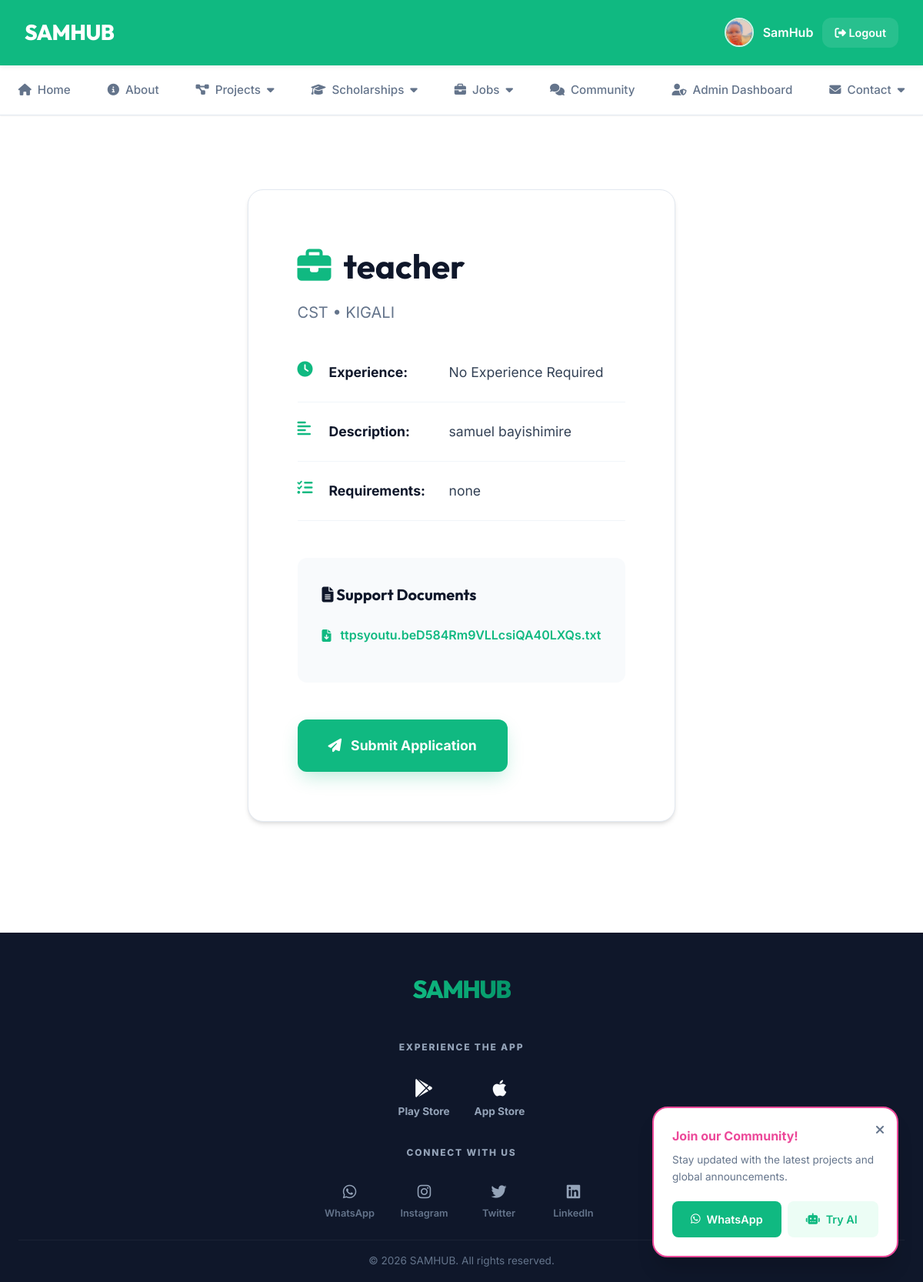
Screenshot of /jobs/2/ (signed in) with the database file from the repository.
### Login_System/models.py (models this page shows, shortened)
class User(AbstractUser):
    email = models.EmailField(max_length=50, unique=True)
    image = models.ImageField(upload_to='profile_pics', default='default.jpg')
    sex = models.CharField(max_length=10, blank=True, null=True)
    phone = models.CharField(max_length=50, blank=True, null=True)
    year = models.CharField(max_length=50, blank=True, null=True)
    address = models.CharField(max_length=255, blank=True, null=True)
    date_of_birth = models.DateField(blank=True, null=True)
    qualification = models.CharField(max_length=50, blank=True, null=True)
    experience = models.CharField(max_length=50, blank=True, null=True)
    User_type = (
        ('Admin', 'Admin'),
        ('User', 'User'),
        ('Student', 'Student'),
    )
    user_type = models.CharField(max_length=50, choices=User_type, default='User')
    is_approved = models.BooleanField(default=False)
    is_disabled = models.BooleanField(default=False)
    first_login = models.BooleanField(default=True)
    created_at = models.DateTimeField(auto_now_add=True)
    updated_at = models.DateTimeField(auto_now=True)

### Job_Opportunity/models.py (models this page shows, shortened)
class Job(models.Model):
    title = models.CharField(max_length=200)
    company = models.CharField(max_length=150)
    location = models.CharField(max_length=150)
    description = models.TextField()
    requirements = models.TextField()
    posted_at = models.DateTimeField(default=timezone.now)
    deadline = models.DateTimeField(null=True, blank=True)
    require_cover_letter = models.BooleanField(default=False)
    require_resume = models.BooleanField(default=True)
    image = models.ImageField(upload_to='job_images/', blank=True, null=True)
    posted_by = models.ForeignKey(
        settings.AUTH_USER_MODEL, on_delete=models.CASCADE, related_name='posted_jobs'
    )
    support_document = models.FileField(upload_to='job_docs/', blank=True, null=True)
    EXPERIENCE_CHOICES = [
        ('YES', 'Experience Required'),
        ('NO', 'No Experience Required'),
    ]
    experience_required = models.CharField(max_length=3, choices=EXPERIENCE_CHOICES, default='NO')

class JobDocument(models.Model):
    job = models.ForeignKey(Job, on_delete=models.CASCADE, related_name='documents')
    file = models.FileField(upload_to='job_docs/')

### Job_Opportunity/views.py (the view)
# urls.py: path('jobs/<int:job_id>/', views.job_detail, name='job_detail'),
def job_detail(request, job_id):
    job = get_object_or_404(Job, id=job_id)
    return render(request, 'Job_Opportunity/job_detail.html', {'job': job})

### templates/Job_Opportunity/job_detail.html (shortened to what this page needs)
{% extends "Login_System/base.html" %}
{% load static %}
{% block content %}
<div class="job-container">
    <div class="job-info-card">
        <h1><i class="fas fa-briefcase"></i> {{ job.title }}</h1>
        <p style="color: var(--text-muted); font-size: 1.25rem; margin-top: -1.5rem; margin-bottom: 3rem;">
            {{ job.company }} &bull; {{ job.location }}
        </p>
        <div class="job-details">
            <div class="detail-item">
                <i class="fas fa-clock"></i>
                <strong>Experience:</strong>
                <span>
                    {% if job.experience_required == "YES" %}
                    Experience Required
                    {% else %}
                    No Experience Required
                    {% endif %}
                </span>
            </div>
            <div class="detail-item">
                <i class="fas fa-align-left"></i>
                <strong>Description:</strong>
                <span>{{ job.description }}</span>
            </div>
            <div class="detail-item">
                <i class="fas fa-tasks"></i>
                <strong>Requirements:</strong>
                <span>{{ job.requirements }}</span>
            </div>
        </div>
        {% if job.support_document or job.documents.all %}
        <div class="documents-section">
            <h3><i class="fas fa-file-alt"></i> Support Documents</h3>
            {% for doc in job.documents.all %}
            {% if user.is_authenticated %}
            <a href="{{ doc.file.url }}" class="doc-link">
                <i class="fas fa-file-download"></i> {{ doc.file.name|slice:"10:" }}
            </a>
            {% else %}
            <div class="auth-notice">Please <a href="{% url 'Login' %}">login</a> to download support documents.</div>
            {% endif %}
            {% endfor %}
        </div>
        {% endif %}
        {% if user.is_authenticated %}
        <a href="{% url 'apply_job' job.id %}" class="btn-apply">
            <i class="fas fa-paper-plane"></i> Submit Application
        </a>
        {% else %}
        <div class="auth-notice" style="margin-top: 3rem;">
            <i class="fas fa-lock"></i> Please <a href="{% url 'Login' %}">login</a> to apply for this position.
        </div>
        {% endif %}
    </div>
</div>
{% endblock %}

### templates/Login_System/base.html (shortened to what this page needs)
{% load static %}
<!DOCTYPE html>
<html lang="en">
<head>
    <link rel="stylesheet" href="https://cdnjs.cloudflare.com/ajax/libs/font-awesome/6.5.0/css/all.min.css">
    <link rel="stylesheet" href="{% static 'css/style.css' %}">
</head>
<body>
    <header>
        <h1>SAMHUB</h1>
        <div class="user-actions">
            {% if user.is_authenticated %}
            <div class="user-profile">
                <img src="{{ user.image.url }}" alt="{{ user.username }}">
                <span style="font-weight: 600;">{{ user.username }}</span>
                <a href="{% url 'logout' %}"><i class="fas fa-sign-out-alt"></i> Logout</a>
            </div>
            {% else %}
            <div class="user-profile">
                <a href="{% url 'Login' %}">Login</a>
                <a href="{% url 'register' %}" class="btn btn-primary"
                    style="color: white; padding: 0.5rem 1.25rem;">Register</a>
            </div>
            {% endif %}
        </div>
    </header>
    <nav>
        <a href="{% url 'home' %}" class="{% if request.resolver_match.url_name == 'home' %}active{% endif %}">
            <i class="fas fa-home"></i> Home
        </a>
        <a href="{% url 'about' %}" class="{% if request.resolver_match.url_name == 'about' %}active{% endif %}">
            <i class="fas fa-info-circle"></i> About
        </a>
        <div class="nav-item">
            <a href="#"><i class="fas fa-project-diagram"></i> Projects <i class="fas fa-caret-down"></i></a>
        </div>
        <div class="nav-item">
            <a href="#"><i class="fas fa-graduation-cap"></i> Scholarships <i class="fas fa-caret-down"></i></a>
        </div>
        <div class="nav-item">
            <a href="#"><i class="fas fa-briefcase"></i> Jobs <i class="fas fa-caret-down"></i></a>
        </div>
        <a href="{% url 'chat_room' %}"
            class="{% if request.resolver_match.url_name == 'chat_room' %}active{% endif %}">
            <i class="fas fa-comments"></i> Community
        </a>
        {% if user.is_authenticated %}
        {% if user.user_type == 'Student' %}
        <a href="{% url 'student_dashboard' %}"
            class="{% if request.resolver_match.url_name == 'student_dashboard' %}active{% endif %}">
            <i class="fas fa-user-graduate"></i> Student Dashboard
        </a>
        {% elif user.user_type == 'Admin' or user.is_superuser %}
        <a href="{% url 'dashboard_admin' %}"
            class="{% if request.resolver_match.url_name == 'dashboard_admin' %}active{% endif %}">
            <i class="fas fa-user-shield"></i> Admin Dashboard
        </a>
        {% endif %}
        {% endif %}
        <div class="nav-item contact-link">
            <a href="#"><i class="fas fa-envelope"></i> Contact <i class="fas fa-caret-down"></i></a>
        </div>
    </nav>
    {% if user.is_authenticated %}
    <div id="popup-notification" class="popup-notification">
        <h4 style="color: var(--secondary); margin-bottom: 0.5rem;">Join our Community!</h4>
        <p style="font-size: 0.85rem; color: var(--text-muted); margin-bottom: 1.25rem;">Stay updated with the latest
            projects and global announcements.</p>
        <div style="display: flex; gap: 0.5rem;">
            <a href="{% url 'chat_room' %}" target="_blank" class="btn btn-primary"
                style="flex: 1; background: var(--accent); border-radius: 0.5rem;">
                <i class="fab fa-whatsapp"></i> WhatsApp
            </a>
            <a href="{% url 'ai_chat_room' %}" class="btn btn-ghost" style="flex: 1; border-radius: 0.5rem;">
                <i class="fas fa-robot"></i> Try AI
            </a>
        </div>
        <span id="popup-close" class="popup-close"><i class="fas fa-times"></i></span>
    </div>
    {% endif %}
    <main class="page-wrapper">
        {% block content %}{% endblock %}
    </main>
    <footer class="minimal-footer">
        <div class="footer-core">
            <h2 class="footer-logo">SAMHUB</h2>
            <div class="footer-label">EXPERIENCE THE APP</div>
            <div class="footer-store-badges">
                <a href="#" class="store-item">
                    <i class="fab fa-google-play"></i>
                    <span>Play Store</span>
                </a>
                <a href="#" class="store-item">
                    <i class="fab fa-apple"></i>
                    <span>App Store</span>
                </a>
            </div>
            <div class="footer-label">CONNECT WITH US</div>
            <div class="social-grid">
                <a href="#" class="social-item">
                    <i class="fab fa-whatsapp"></i>
                    <span>WhatsApp</span>
                </a>
                <a href="#" class="social-item">
                    <i class="fab fa-instagram"></i>
                    <span>Instagram</span>
                </a>
                <a href="#" class="social-item">
                    <i class="fab fa-twitter"></i>
                    <span>Twitter</span>
                </a>
                <a href="#" class="social-item">
                    <i class="fab fa-linkedin"></i>
                    <span>LinkedIn</span>
                </a>
            </div>
        </div>
        <div class="footer-bottom-text">
            <p>&copy; 2026 SAMHUB. All rights reserved.</p>
        </div>
    </footer>
</body>
</html>

### static/css/style.css (style rules this page uses)
:root { --primary: #10B981; --primary-hover: #059669; --primary-light: #ecfdf5; --secondary: #EC4899; --accent: #10B981; --background: #FFFFFF; --surface: #FFFFFF; --text-main: #0F172A; --text-muted: #64748B; --border: #E2E8F0; --shadow-sm: 0 1px 2px 0 rgba(0, 0, 0, 0.05); --shadow-md: 0 4px 6px -1px rgba(0, 0, 0, 0.1), 0 2px 4px -1px rgba(0, 0, 0, 0.06); --shadow-lg: 0 10px 15px -3px rgba(0, 0, 0, 0.1), 0 4px 6px -2px rgba(0, 0, 0, 0.05); --radius-md: 0.75rem; --radius-lg: 1.25rem; }
html { scroll-behavior: smooth; }
* { margin: 0; padding: 0; box-sizing: border-box; font-family: 'Inter', 'Roboto', sans-serif; }
body { background-color: #FFFFFF; background: #FFFFFF; color: var(--text-main); line-height: 1.6; min-height: 100vh; }
header { background: var(--primary); color: white; padding: 1.25rem 2rem; display: flex; justify-content: space-between; align-items: center; box-shadow: 0 4px 6px -1px rgba(0, 0, 0, 0.05); position: relative; z-index: 1000; }
header h1 { font-family: 'Outfit', sans-serif; font-weight: 800; font-size: 1.75rem; letter-spacing: -0.02em; }
.user-profile { display: flex; align-items: center; gap: 0.75rem; }
.user-profile img { width: 38px; height: 38px; border-radius: 50%; border: 2px solid rgba(255, 255, 255, 0.8); object-fit: cover; }
.user-profile a { color: white; text-decoration: none; font-weight: 600; font-size: 0.9rem; padding: 0.5rem 1rem; background: rgba(255, 255, 255, 0.1); border-radius: var(--radius-md); transition: all 0.2s; }
nav { background: var(--surface); display: flex; justify-content: center; gap: 1.5rem; padding: 0.75rem 0; box-shadow: var(--shadow-sm); border-bottom: 1px solid var(--border); position: sticky; top: 0; z-index: 999; }
nav a { text-decoration: none; color: var(--text-muted); font-weight: 500; font-size: 0.95rem; padding: 0.5rem 0.75rem; border-radius: 0.5rem; display: flex; align-items: center; gap: 0.5rem; transition: all 0.2s; }
.nav-item { position: relative; }
.page-wrapper { min-height: calc(100vh - 200px); display: flex; flex-direction: column; padding: 2rem 1rem; max-width: 1200px; margin: 0 auto; }
.btn { padding: 0.75rem 1.5rem; border-radius: var(--radius-md); font-weight: 600; text-decoration: none; display: inline-flex; align-items: center; gap: 0.5rem; transition: all 0.2s; cursor: pointer; border: none; font-size: 0.9rem; }
.btn-primary { background: var(--primary); color: white; }
.btn-ghost { background: var(--primary-light); color: var(--primary); }
.minimal-footer { background: #0f172a; color: white; padding: 3rem 1.5rem 1rem; text-align: center; margin-top: 3rem; }
.footer-core { max-width: 900px; margin: 0 auto; display: flex; flex-direction: column; align-items: center; gap: 2rem; }
.footer-logo { font-family: 'Outfit', sans-serif; font-size: 2rem; font-weight: 800; letter-spacing: -0.05em; background: linear-gradient(to right, #10B981, #059669); background-clip: text; -webkit-background-clip: text; -webkit-text-fill-color: transparent; margin-bottom: 0.5rem; }
.footer-label { font-size: 0.75rem; color: #94a3b8; font-weight: 800; letter-spacing: 0.15em; text-transform: uppercase; }
.footer-store-badges { display: flex; gap: 2rem; }
.store-item { display: flex; flex-direction: column; align-items: center; gap: 0.5rem; text-decoration: none; transition: all 0.3s ease; }
.store-item i { font-size: 1.5rem; color: #f8fafc; }
.store-item span { color: #94a3b8; font-weight: 700; font-size: 0.85rem; }
.social-grid { display: grid; grid-template-columns: repeat(4, 1fr); gap: 2rem; }
.social-item { display: flex; flex-direction: column; align-items: center; gap: 0.5rem; text-decoration: none; transition: all 0.3s ease; }
.social-item i { font-size: 1.25rem; color: #94a3b8; }
.social-item span { font-size: 0.8rem; font-weight: 600; color: #64748b; }
.footer-bottom-text { margin-top: 1.5rem; padding-top: 1rem; border-top: 1px solid rgba(255, 255, 255, 0.05); color: #64748b; font-size: 0.85rem; }
.popup-notification { position: fixed; bottom: 2rem; right: 2rem; width: 320px; background: white; padding: 1.5rem; border-radius: var(--radius-lg); box-shadow: 0 20px 25px -5px rgba(0, 0, 0, 0.15); border: 2px solid var(--secondary); z-index: 10000; display: none; animation: slideIn 0.5s cubic-bezier(0.175, 0.885, 0.32, 1.275); }
.popup-close { position: absolute; top: 1rem; right: 1rem; cursor: pointer; color: var(--text-muted); }

### rows the page displays
User: image (picture), username "SamHub"
Job: title "teacher", company "CST", location "KIGALI", description "samuel bayishimire", requirements "none"
JobDocument: file.name "ttpsyoutu.beD584Rm9VLLcsiQA40LXQs.txt"
